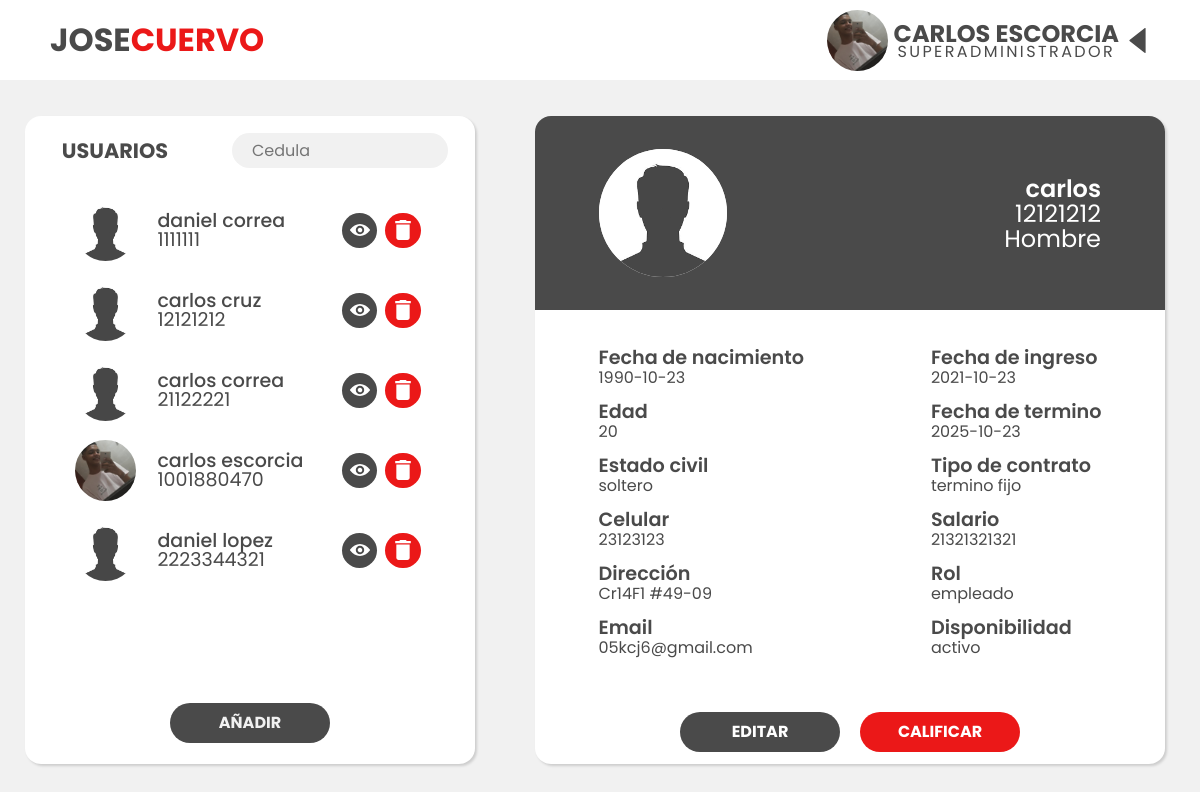
The page /dashboard/12121212 (signed in) on the database its author committed.
### tables this page shows
CREATE TABLE usuario (CC INTEGER NOT NULL, nombre VARCHAR, apellido VARCHAR, edad INTEGER, sexo CHAR NOT NULL, fecha_nacimiento DATE, estado_civil VARCHAR, celular INTEGER, direccion VARCHAR, email VARCHAR, fecha_ingreso DATE, fecha_termino DATE, tipo_contrato VARCHAR, salario INTEGER, rol INTEGER, disponibilidad BOOLEAN, foto VARCHAR, contraseña VARCHAR, primera_vez BOOLEAN, registrador VARCHAR, token VARCHAR, FOREIGN KEY (rol) REFERENCES rol (ID), PRIMARY KEY (CC));

### app.py (the view, shortened to what this page needs)
@app.route("/dashboard/<int:cedula>", methods=['GET',"POST"])
def buscar(cedula):
    if "usuario" in session:
        rol = roles[session["rol"]]
        target = "USUARIOS"
        if session["rol"] == 2:
            target = "EMPLEADOS"
        if request.method == "GET":
            if session["rol"] != 3:
                nombres = session["nombre"] + " " + session["apellido"]
                nombres = nombres.upper()
                try:
                    with sqlite3.connect('joseCuervoDB.db') as con:
                        con.row_factory = sqlite3.Row
                        cur = con.cursor()
                        cur.execute("SELECT CC,nombre,edad,estado_civil,celular,direccion,email,fecha_ingreso,fecha_termino,tipo_contrato,salario,rol,disponibilidad,foto,apellido,fecha_nacimiento,sexo FROM usuario WHERE CC=? AND disponibilidad=?",[str(cedula),1])
                        usuario = cur.fetchone()
                        if session["rol"] == 2:
                            cur.execute("SELECT CC,nombre,foto,apellido FROM usuario WHERE CC != ? AND rol = ? AND disponibilidad=?",[session["usuario"],3,1])
                        else:
                            cur.execute("SELECT CC,nombre,foto,apellido FROM usuario WHERE CC != ? AND disponibilidad=?",[session["usuario"],1])
                        row = cur.fetchall()
                        if usuario is None:
                            return redirect("/dashboard")
                        else:
                            imagen = usuario["foto"]
                            return render_template("dashboard.html",nombre=nombres, rol=rol,target=target, row = row, Unombre=usuario["nombre"],edad=usuario["edad"],sexo=usuario["sexo"],cedula=usuario["CC"],nacimiento=usuario["fecha_nacimiento"],estado=usuario["estado_civil"],celular=usuario["celular"],direccion=usuario["direccion"],email=usuario["email"],ingreso=usuario["fecha_ingreso"],termino=usuario["fecha_termino"],tipo=usuario["tipo_contrato"],salario=usuario["salario"],Rol=roles[usuario["rol"]].lower(),disponible=disponible[usuario["disponibilidad"]],imagen=imagen,perfil=session["foto"])
                except Error as er:
                    print('SQLite error: %s' % (' '.join(er.args)))
            else:
                return redirect("/empleado")
    else:
        return redirect("/")

### templates/dashboard.html (shortened to what this page needs)
{% extends "layout.html" %}
{% block head %}
<link rel="stylesheet" href="{{ url_for('static', filename='styles/vistaAdmin.css') }}">
{% endblock %}
{% block content %}
<main>
    <div class="tabla-usuarios">
        <div class="tabla-usuarios-top">
            <label>{{ target }}</label>
            <div class="search">
                <input type="text" name="" onkeyup="buscar()" id="search-box" placeholder="Cedula">
            </div>
        </div>
        <ul id="tabla">
            {% for r in row %}
            <li>
                <div class="user">
                    <img src='{{ url_for("static", filename=r[2])}}' alt="" class="foto-perfil">
                    <div class="user__info">
                        <p id="Tnombre">{{r["nombre"]}} {{r["apellido"]}}</p>
                        <p>{{r["CC"]}}</p>
                    </div>
                    <div class="buttons">
                        <a class="view" href="{{url_for('buscar',cedula=r['CC'])}}">
                            <img src="{{ url_for('static', filename='imgs/eye.svg') }}" alt="">
                        </a>
                        <a class="delete" onclick="disponible('{{r[0]}}')">
                            <img src="{{ url_for('static', filename='imgs/delete.svg') }}" alt="">
                        </a>
                    </div>
                </div>
            </li>
            {% endfor %}
        </ul>
        <div class="tabla-usuario-boton">
            <a class="button" href="/registro">AÑADIR</a>
        </div>
    </div>
    <div class="info-usuarios">
        <div class="top-info">
            <img src="{{ url_for('static', filename=imagen) }}" alt="">
            <div class="usuario-info-ocupacion">
                <p class="nombre">{{Unombre}}</p>
                <p class="cedula">{{cedula}}</p>
                <p class="ocupacion">{{sexo}}</p>
            </div>
        </div>
        <div class="formulario">
            <div class="izq">
                <div>
                    <p class="titulo">Fecha de nacimiento</p>
                    <p>{{nacimiento}}</p>
                </div>
                <div>
                    <p class="titulo">Edad</p>
                    <p>{{edad}}</p>
                </div>
                <div>
                    <p class="titulo">Estado civil</p>
                    <p>{{estado}}</p>
                </div>
                <div>
                    <p class="titulo">Celular</p>
                    <p>{{celular}}</p>
                </div>
                <div>
                    <p class="titulo">Dirección</p>
                    <p>{{direccion}}</p>
                </div>
                <div>
                    <p class="titulo">Email</p>
                    <p>{{email}}</p>
                </div>
            </div>
            <div class="der">
                <div>
                    <p class="titulo">Fecha de ingreso</p>
                    <p>{{ingreso}}</p>
                </div>
                <div>
                    <p class="titulo">Fecha de termino</p>
                    <p>{{termino}}</p>
                </div>
                <div>
                    <p class="titulo">Tipo de contrato</p>
                    <p>{{tipo}}</p>
                </div>
                <div>
                    <p class="titulo">Salario</p>
                    <p>{{salario}}</p>
                </div>
                <div>
                    <p class="titulo">Rol</p>
                    <p>{{Rol}}</p>
                </div>
                <div>
                    <p class="titulo">Disponibilidad</p>
                    <p>{{disponible}}</p>
                </div>
            </div>
        </div>
        <div class="info-usuarios-buttons">
            <a id="editar"  href="" class="button" >
                <p>EDITAR</p>
            </a>
            <a id="calificar" href="" class="button">
                <p>CALIFICAR</p>
            </a>
        </div>
    </div>
</main>
{% endblock %}

### static/styles/layout.css (style rules this page uses)
body { background-color: var(--background-color); }
input { width: 80%; border: 2px solid var(--secondary-color); border-radius: 50px; height: 2rem; padding: 1rem 1rem; }

### static/styles/vistaAdmin.css (style rules this page uses)
main { width: 100%; min-height: calc(100vh - 80px); display: grid; grid-template-columns: minmax(500px, 2fr) minmax(700px, 3fr); align-items: center; }
.tabla-usuarios, .info-usuarios { background-color: white; border-radius: 1rem; width: 90%; margin: auto; height: 90%; box-shadow: rgba(0, 0, 0, 0.15) 1.95px 1.95px 2.6px; }
.tabla-usuarios { display: flex; flex-direction: column; align-items: center; }
.tabla-usuarios-top { width: 100%; display: flex; align-items: center; height: 70px; }
.tabla-usuarios-top label { font-size: 1.3rem; font-weight: 700; text-align: center; width: 40%; }
.search { display: flex; justify-content: center; width: 60%; }
.search input[type=text] { border: 0; background-color: var(--background-color); border-radius: 1.25rem; width: 80%; height: 2.2rem; padding: 0.75rem 1.25rem; }
#tabla { list-style-type: none; width: 97%; height: 80%; display: flex; flex-direction: column; align-items: center; overflow-y: scroll; }
#tabla li { width: 80%; height: 4.2rem; margin-top: 0.8rem; }
.view, .delete { display: flex; width: 2.2rem; height: 2.2rem; border: 0; margin: 0 4px; border-radius: 50%; justify-content: center; align-items: center; }
.view { background-color: var(--secondary-color); }
.delete { background-color: var(--main-color); }
.delete img, .view img { object-fit: cover; height: 20px; width: 20px; }
.foto-perfil { height: 61px; width: 61px; border-radius: 50%; object-fit: cover; margin-right: 6px; }
.user { width: 100%; height: 98%; display: flex; align-items: center; justify-content: space-evenly; min-width: 290px; }
.user__info { display: flex; justify-content: center; flex-direction: column; width: 70%; height: 98%; font-size: 0.85em; }
.user__info p { font-size: 1.4em; font-weight: 500; padding-left: 15px; }
.user__info p + p { font-size: 1.4em; font-weight: 400; margin-top: -10px; }
.buttons { max-width: 100px; display: flex; }
.tabla-usuario-boton { display: flex; width: 100%; height: calc(20% - 70px); justify-content: center; align-items: center; margin-bottom: 12px; }
.info-usuarios-buttons p { color: white; }
.button { border: 0; border-radius: 25px; height: 2.5rem; width: 10rem; color: var(--background-color); background-color: var(--secondary-color); font-weight: bold; align-items: center; }
.top-info { display: flex; background: var(--secondary-color); border-radius: 1rem 1rem 0 0; width: 100%; height: 30%; align-items: center; justify-content: space-between; padding: 0 4rem; }
.top-info img { background: white; height: 8rem; width: 8rem; border-radius: 50%; object-fit: cover; }
.top-info p { text-align: right; color: white; }
.nombre { font-size: 1.5rem; font-weight: 600; }
.cedula { font-size: 1.5rem; margin-top: -10px; }
.ocupacion { font-size: 1.5rem; font-weight: 400; margin-top: -10px; }
.titulo { color: var(--secondary-color); font-weight: 600; font-size: 1.2rem; }
.izq p,.der p { min-height: 2rem; }
.izq p + p,.der p + p { margin-top: -10px; }
.formulario { height: 60%; display: flex; justify-content: space-around; align-items: center; }
.info-usuarios-buttons { height: 10%; display: flex; justify-content: center; align-items: center; }
#calificar { background: var(--main-color); margin-left: 20px; }
a { display: flex; align-items: center; justify-content: center; text-decoration: none; }

### rows shown on the page
usuario: foto (placeholder picture), nombre "daniel", apellido "correa", CC "1111111"
usuario: foto (placeholder picture), nombre "carlos", apellido "cruz", CC "12121212", sexo "Hombre", fecha_nacimiento "1990-10-23", estado_civil "soltero", celular "23123123", direccion "Cr14F1 #49-09", email "05kcj6@gmail.com", fecha_ingreso "2021-10-23", fecha_termino "2025-10-23", tipo_contrato "termino fijo", salario "21321321321"
usuario: foto (placeholder picture), nombre "carlos", apellido "correa", CC "21122221"
usuario: foto (picture), nombre "carlos", apellido "escorcia", CC "1001880470"
usuario: foto (placeholder picture), nombre "daniel", apellido "lopez", CC "2223344321"

### other values the page prints
{{ nombre }} "CARLOS ESCORCIA"
{{ rol }} "SUPERADMINISTRADOR"
{{ target }} "USUARIOS"
{{ edad }} "20"
{{ Rol }} "empleado"
{{ disponible }} "activo"
